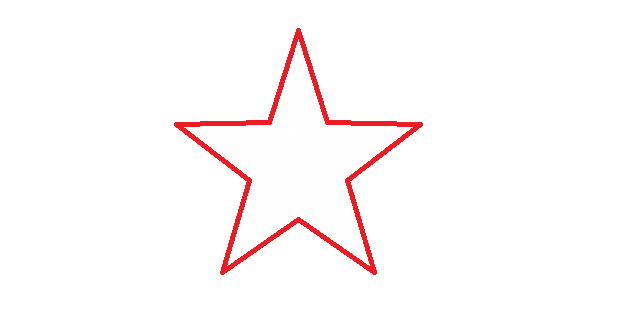
#> input picture src/010-contours-and-features/test.jpg, 640 x 320 px
$ python bounding_rect.py
#> lines starting #> are read from the running program, lines starting #| are printed output that depends on the picture; after the words box and inside, x2 and y2 are one past the last pixel; in counts of white or black regions, pixels touching at a corner belong together
# 外接矩形
import cv2
import numpy as np

img=cv2.imread('test.jpg')
#> img is the input picture: shape (320, 640, 3); mean B, G, R 250, 249.8, 254.5
img_gray = cv2.cvtColor(img,cv2.COLOR_BGR2GRAY)
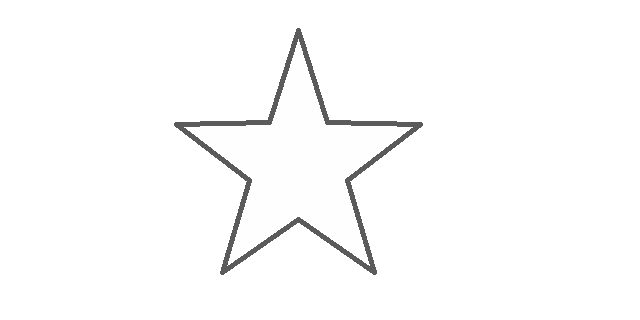
#> img_gray: shape (320, 640); min 91, max 255, mean 251.2

# 边缘
ret, img2 = cv2.threshold(img_gray, 127, 255, cv2.THRESH_BINARY)
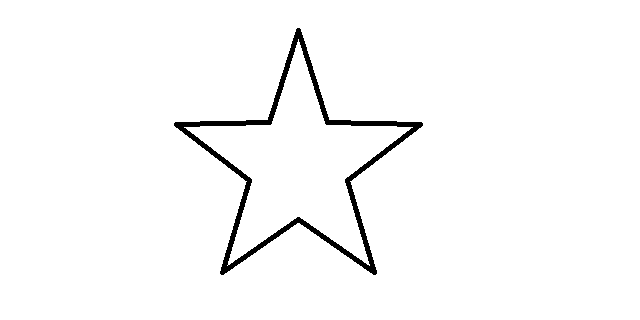
#> img2: shape (320, 640); 97.7% white; 1 black region
# 寻找轮廓
contours, hierarchy = cv2.findContours(img2, cv2.RETR_TREE, cv2.CHAIN_APPROX_SIMPLE)
#> contours = 3 contours; box (x1, y1, x2, y2) and area: (0, 0, 640, 320) 203841, (173, 27, 424, 276) 22826, (184, 39, 413, 266) 17352

# 取第二个轮廓
cnt=contours[1]
#> cnt = contour of 402 points, box (x1, y1, x2, y2) (173, 27, 424, 276), area 22826
# 获取最小的外接矩形：轮廓
RotatedRect=cv2.minAreaRect(cnt)
#> RotatedRect = ((303.9, 175.8), (253.1, 244.1), -37.61)
# 获取常规的外接矩形：轮廓
# 返回：起始坐标 宽度 高度
x,y,w,h=cv2.boundingRect(cnt)
#> x = 173; y = 27; w = 251; h = 249
# 获取最小外接矩形的定点坐标：最小外接矩形
box=cv2.boxPoints(RotatedRect)
#> box = [[278.1, 349.7], [129.1, 156.3], [329.6, 1.84], [478.6, 195.2]]
# 取整
box=np.int0(box)
#> box = [[278, 349], [129, 156], [329, 1], [478, 195]]

# 绘制轮廓
img3 = cv2.drawContours(img, [box], -1, (255,0,0), 3)
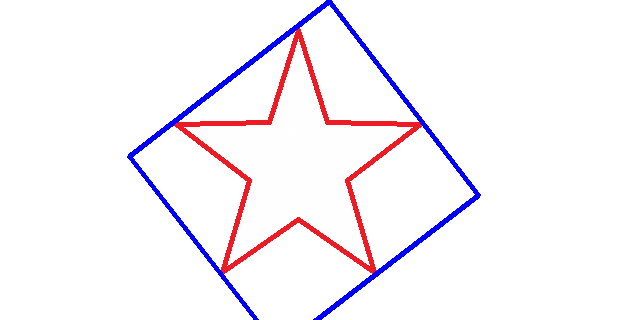
#> img3: shape (320, 640, 3); mean B, G, R 250, 244.2, 248.9
# 绘制矩形：要绘制的图像 矩形的坐标点/其中一个顶点 对角顶点 颜色 宽度（-1填充）
img4=cv2.rectangle(img,(x,y),(x+w,y+h),(0,255,0),3)
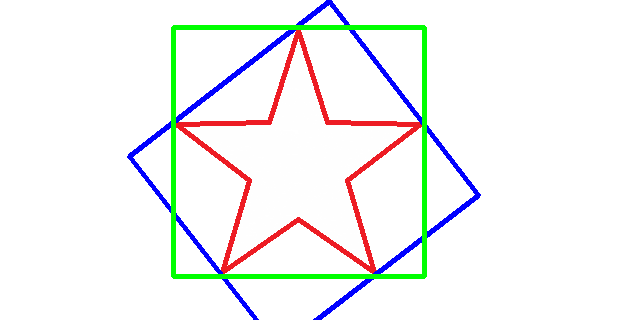
#> img4: shape (320, 640, 3); mean B, G, R 243.8, 244.6, 243.1

cv2.imshow("BINARY", img)
cv2.waitKey(0)
cv2.destroyAllWindows()
